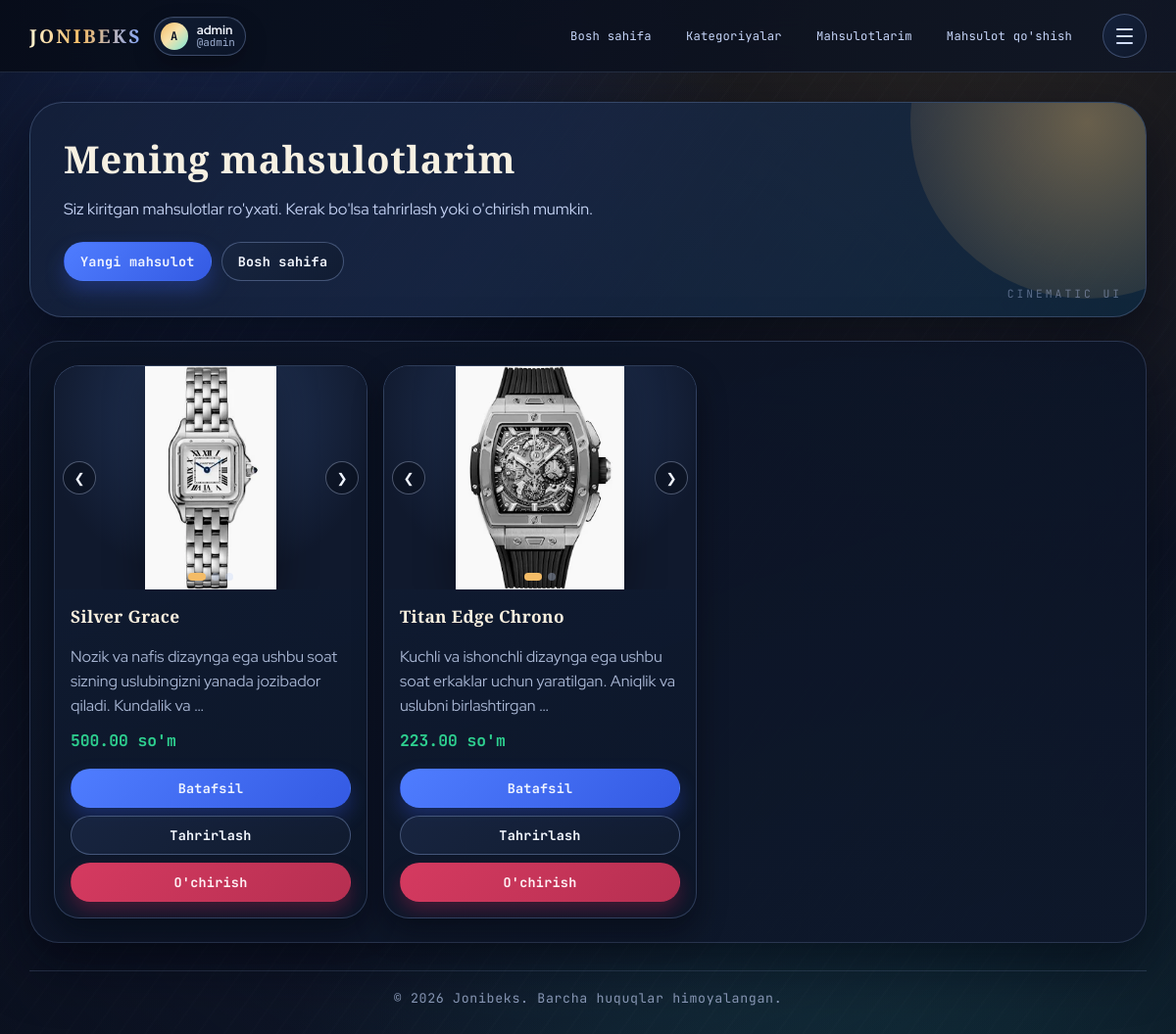
The app's page /watch/my_products/ (signed in) with its own data.
### accounts/models.py (models this page shows, shortened)
class CustomUser(AbstractUser):
    age = models.PositiveIntegerField(blank=True, null=True)
    avatar = models.ImageField(upload_to="users/%Y/%m/%d", blank=True, null=True)
    address = models.CharField(max_length=150)
    class Meta:
        db_table = "customers"
        verbose_name = "Foydalanuvchi"
        verbose_name_plural = "Foydalanuvchilar"

### watch/models.py (models this page shows, shortened)
class ProductImage(models.Model):
    image = models.ImageField(upload_to="products/%Y/%m/%d/")
    product = models.ForeignKey(
        Product, on_delete=models.CASCADE, related_name="images"
    )
    class Meta:
        db_table = "product_images"
        verbose_name = "Mahsulot rasmi"
        verbose_name_plural = "Mahsulot rasmlari"

class Product(models.Model):
    name = models.CharField(max_length=200)
    description = models.TextField()
    brand = models.CharField(max_length=100)
    category = models.ForeignKey(
        Category, on_delete=models.CASCADE, related_name="products"
    )
    sotuvchi = models.ForeignKey(
        CustomUser, on_delete=models.CASCADE, related_name="products"
    )
    price = models.DecimalField(max_digits=10, decimal_places=2)
    stock = models.PositiveIntegerField(default=0)
    color = models.CharField(max_length=50)
    warranty_months = models.PositiveIntegerField(default=12)
    created_at = models.DateTimeField(auto_now_add=True)
    updated_at = models.DateTimeField(auto_now=True)
    class Meta:
        db_table = "products"
        verbose_name = "Mahsulot"
        verbose_name_plural = "Mahsulotlar"

### watch/views.py (the view)
# urls.py: path("my_products/", MyProducts.as_view(), name="myProducts"),
class MyProducts(LoginRequiredMixin, View):
    def get(self, request):
        products = (
            Product.objects.filter(sotuvchi=request.user)
            .select_related("category")
            .prefetch_related("images")
            .order_by("-id")
        )
        return render(request, "watch/myproducts.html", context={"products": products})

### templates/watch/myproducts.html (shortened to what this page needs)
{% extends "base.html" %}
{% block hero_title %}Mening mahsulotlarim{% endblock hero_title %}
{% block hero_text %}
    Siz kiritgan mahsulotlar ro'yxati. Kerak bo'lsa tahrirlash yoki o'chirish mumkin.
{% endblock hero_text %}
{% block hero_actions %}
    <a class="btn btn-primary" href="{% url 'create' %}">Yangi mahsulot</a>
    <a class="btn btn-secondary" href="/">Bosh sahifa</a>
{% endblock hero_actions %}
{% block content %}
    <div class="grid product-grid">
        {% for p in products %}
            <article class="product-card">
                {% with product_images=p.images.all %}
                    {% if product_images %}
                        <div class="product-media js-product-slider">
                            <div class="product-track">
                                {% for image in product_images %}
                                    <div class="product-slide">
                                        <img src="{{ image.image.url }}" alt="{{ p.name }}" loading="lazy" draggable="false">
                                    </div>
                                {% endfor %}
                            </div>
                            {% if product_images|length > 1 %}
                                <button class="product-nav-btn product-nav-prev" type="button" data-action="prev" aria-label="Oldingi rasm">&#10094;</button>
                                <button class="product-nav-btn product-nav-next" type="button" data-action="next" aria-label="Keyingi rasm">&#10095;</button>
                                <div class="product-dots">
                                    {% for image in product_images %}
                                        <button class="product-dot{% if forloop.first %} is-active{% endif %}" type="button" data-index="{{ forloop.counter0 }}" aria-label="Rasm {{ forloop.counter }}"></button>
                                    {% endfor %}
                                </div>
                            {% endif %}
                        </div>
                    {% else %}
                        <div class="product-media">
                            <div class="no-image">Rasm yo'q</div>
                        </div>
                    {% endif %}
                {% endwith %}
                <div class="product-body">
                    <h3>{{ p.name }}</h3>
                    <p>{{ p.description|truncatewords:14 }}</p>
                    <p class="price">{{ p.price }} so'm</p>
                </div>
                <div class="product-actions stack-actions">
                    <a href="{% url 'detail' p.pk %}" class="btn btn-primary btn-block">Batafsil</a>
                    <a href="{% url 'update' p.pk %}" class="btn btn-secondary btn-block">Tahrirlash</a>
                    <form method="post" action="{% url 'delete' p.pk %}">
                        <button type="submit" class="btn btn-danger btn-block">O'chirish</button>
                    </form>
                </div>
            </article>
        {% empty %}
            <div class="empty-state">
                <h3>Sizda mahsulotlar yo'q</h3>
                <p>Birinchi mahsulotingizni qo'shib, ro'yxatni shakllantiring.</p>
                <a href="{% url 'create' %}" class="btn btn-primary">Mahsulot qo'shish</a>
            </div>
        {% endfor %}
    </div>
{% endblock content %}

### templates/base.html (shortened to what this page needs)
<!DOCTYPE html>
<html lang="uz">
<head>
</head>
<body>
    <header class="site-header">
        <div class="header-inner">
            <div class="header-left">
                <a class="brand" href="/">Jonibeks</a>
                {% if user.is_authenticated %}
                    <div class="identity-wrap">
                        <span class="identity-avatar">{{ user.username|slice:":1"|upper }}</span>
                        <div class="identity-text">
                            {% if user.first_name %}
                                <span class="identity-name">{{ user.first_name }}</span>
                            {% elif user.get_full_name %}
                                <span class="identity-name">{{ user.get_full_name }}</span>
                            {% else %}
                                <span class="identity-name">{{ user.username }}</span>
                            {% endif %}
                            <span class="identity-username">@{{ user.username }}</span>
                        </div>
                    </div>
                {% endif %}
            </div>
            <nav class="main-nav">
                <a href="/">Bosh sahifa</a>
                <a href="/#kategoriyalar">Kategoriyalar</a>
                {% if user.is_authenticated %}
                    <a href="{% url 'myProducts' %}">Mahsulotlarim</a>
                    <a href="{% url 'create' %}">Mahsulot qo'shish</a>
                {% endif %}
            </nav>
            <div class="header-right">
                <details class="menu-toggle">
                    <summary class="menu-button" aria-label="Menyu">
                        <span></span>
                        <span></span>
                        <span></span>
                    </summary>
                </details>
            </div>
        </div>
    </header>
    <main class="page-wrap">
        {% block hero %}
            <section class="hero">
                <h1>{% block hero_title %}Oddiy va tushunarli dars platformasi{% endblock hero_title %}</h1>
                <p>{% block hero_text %}Bu yerda ro'yxatdan o'tib, kategoriyalar bo'yicha mahsulotlarni qulay ko'rishingiz mumkin.{% endblock hero_text %}</p>
                <div class="hero-actions">{% block hero_actions %}{% endblock hero_actions %}</div>
            </section>
        {% endblock hero %}
        <section class="content-shell">
            {% block content %}{% endblock content %}
        </section>
        <footer class="site-footer">
            <p>&copy; 2026 Jonibeks. Barcha huquqlar himoyalangan.</p>
        </footer>
    </main>
</body>
</html>

### records on screen
CustomUser: username "A", username "admin"
Product: name "Silver Grace", description "Nozik va nafis dizaynga ega ushbu soat sizning uslubingizni yanada jozibador qiladi. Kundalik va …", price "500.00"
ProductImage: image (picture)
Product: name "Titan Edge Chrono", description "Kuchli va ishonchli dizaynga ega ushbu soat erkaklar uchun yaratilgan. Aniqlik va uslubni birlashtirgan …", price "223.00"
ProductImage: image (picture)
